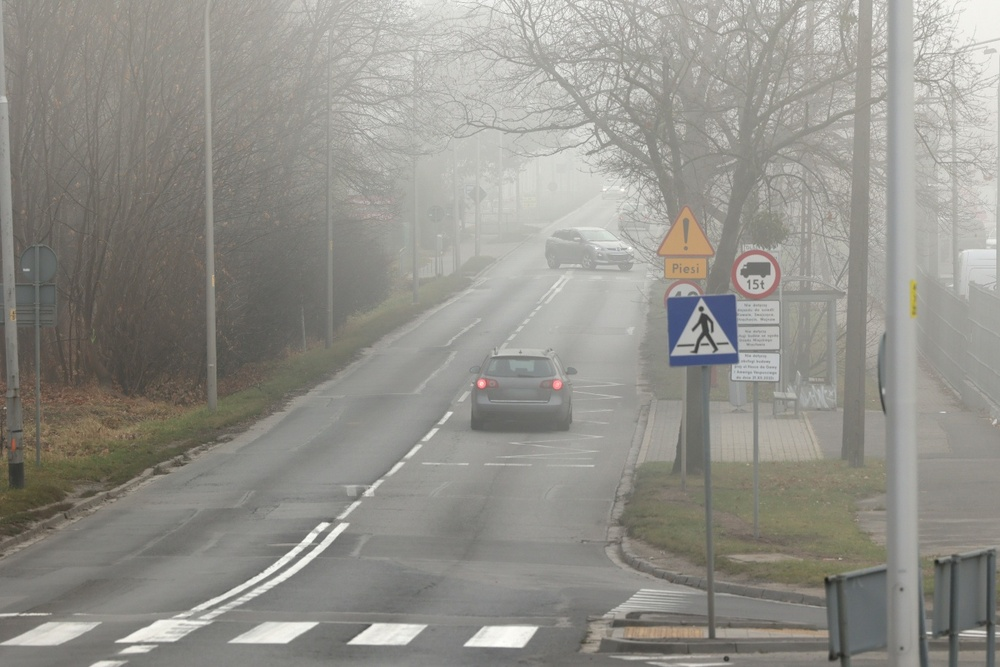
#> input picture ch3/mistyroad.jpg, 1000 x 667 px, shrunk from 1368 x 912 before the run
$ python practice08.py
#> lines starting #> are read from the running program, lines starting #| are printed output that depends on the picture
import cv2 as cv
import matplotlib.pyplot as plt
from collections import Counter
import numpy as np
import time

def myEqualizeHist(gray_img):
    h,w = gray_img.shape[:2]

    img_flattened = gray_img.flatten()

    img_counter = Counter(img_flattened)

    zero_list = [0] * 256

    for key, value in img_counter.items():
        zero_list[key] = value / (h*w)

    zero_list_cumulative = np.cumsum(zero_list)

    zero_list_cumulative = np.round(zero_list_cumulative * 255)

    # Apply the transformation to img
    img_transformed = zero_list_cumulative[gray_img]

    return img_transformed

img=cv.imread('mistyroad.jpg')
#> img is the input picture: shape (667, 1000, 3); mean B, G, R 138.7, 145, 146.5

gray_img=cv.cvtColor(img, cv.COLOR_BGR2GRAY)
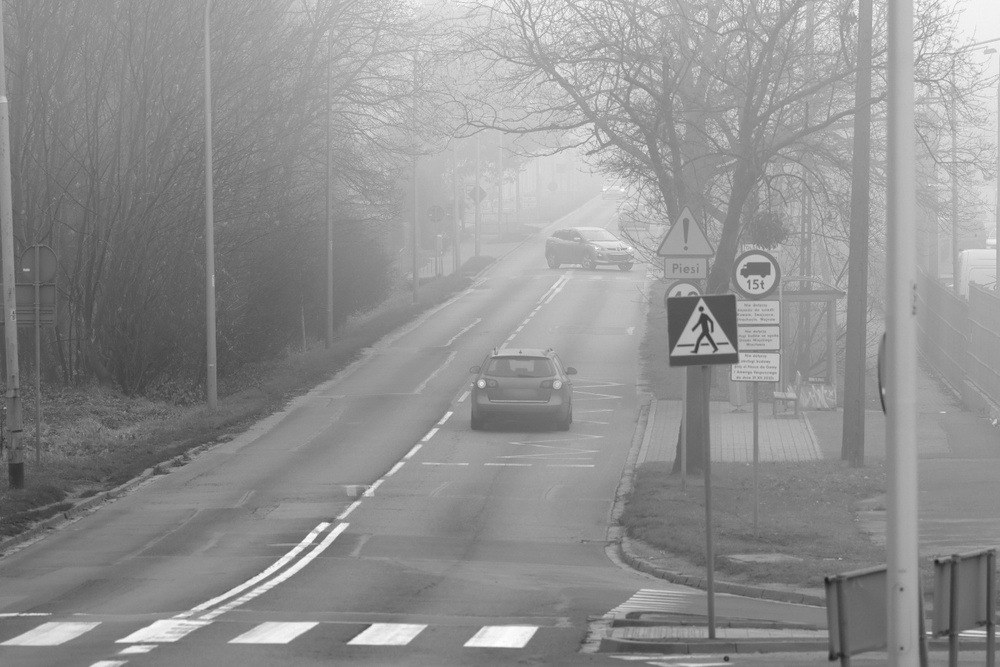
#> gray_img: shape (667, 1000); min 28, max 255, mean 144.8

start=time.time()
img_transformed = myEqualizeHist(gray_img)
#> in myEqualizeHist, `img_counter = Counter(img_flattened)`: img_counter = 223 items
#> the loop in myEqualizeHist, `for key, value in img_counter.items():` made 223 passes
#> (key, value) on passes 1 to 3: (169, 4893), (164, 5445), (143, 8647)
#> after the loop in myEqualizeHist, `for key, value in img_counter.items():`: zero_list = 256 values, max 0.0137 at index 139, min 0 at index 0, mean 0.00391
#> in myEqualizeHist, `zero_list_cumulative = np.cumsum(zero_list)`: zero_list_cumulative = 256 values from 0 to 1
#> in myEqualizeHist, `zero_list_cumulative = np.round(zero_list_cumulative * 255)`: zero_list_cumulative = 256 values from 0 to 255
#> in myEqualizeHist, `img_transformed = zero_list_cumulative[gray_img]`:
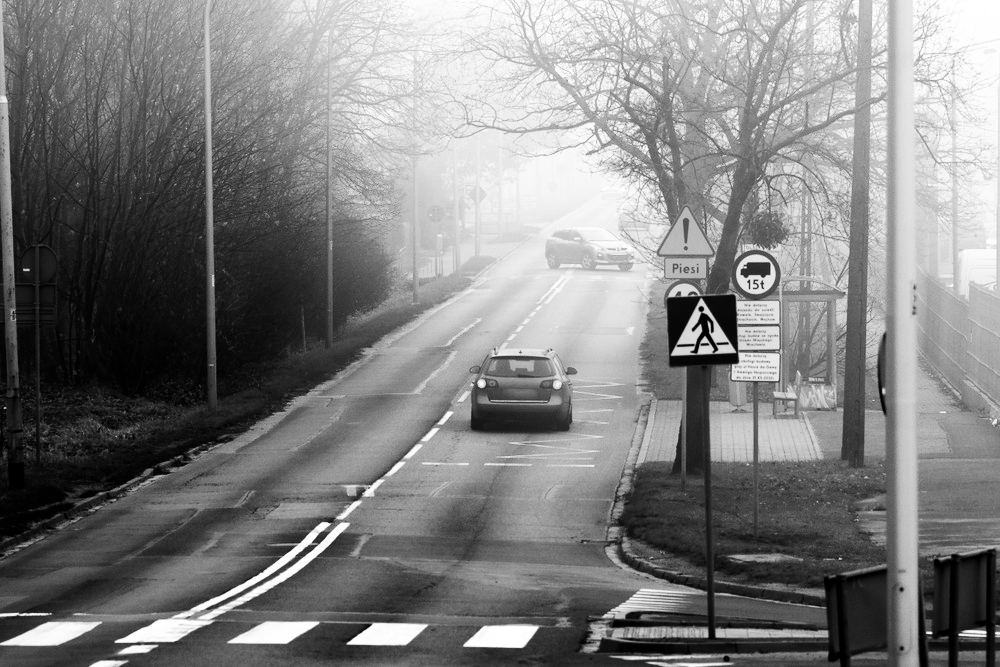
#> img_transformed: shape (667, 1000) float64; min 0, max 255, mean 128.6
print("myEqualizeHist time:", time.time()-start)

start=time.time()
equal=cv.equalizeHist(gray_img)
print("OpenCV EqualizeHist time:", time.time()-start)

# Display the original and transformed images
plt.subplot(1, 3, 1)
plt.imshow(gray_img, cmap='gray')
plt.title('Original Image')

plt.subplot(1, 3, 2)
plt.imshow(img_transformed, cmap='gray')
plt.title('Transformed Image')

plt.subplot(1, 3, 3)
plt.imshow(equal, cmap='gray')
plt.title('OpenCV equalize Image')

plt.show()
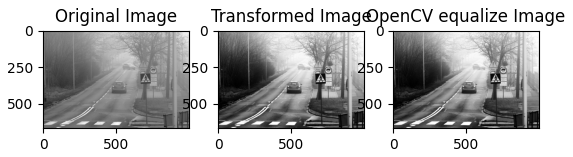
#> figure drawn by matplotlib, 3 panels

"""
myEqualizeHist time: 0.07615470886230469
OpenCV EqualizeHist time: 0.000591754913330078
"""

$ run again, with ch3/soccer.jpg copied over ch3/mistyroad.jpg
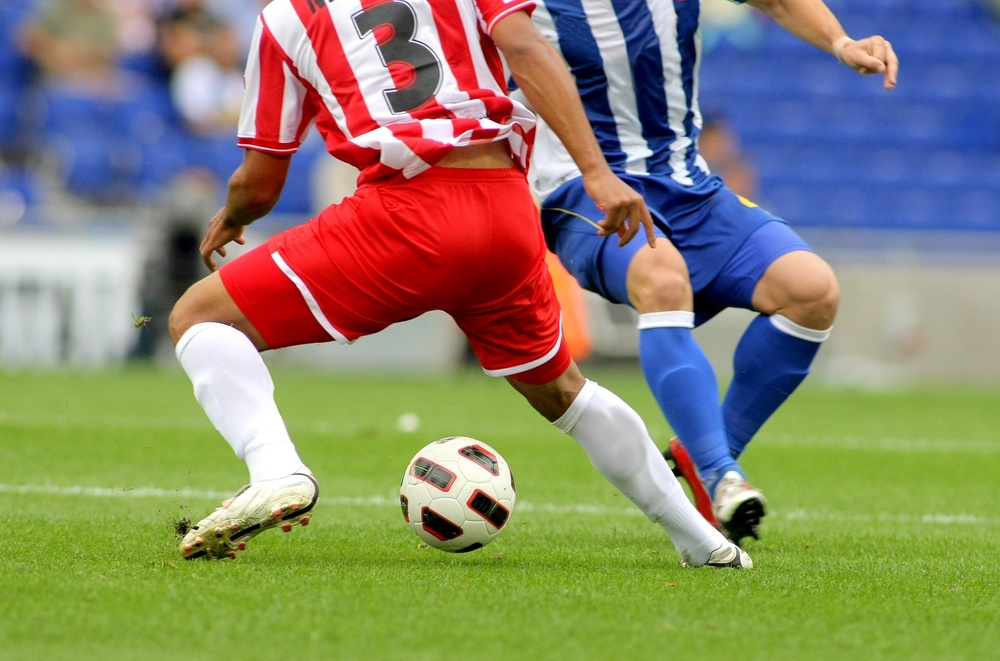
#> input picture ch3/soccer.jpg, 1000 x 661 px, shrunk from 1434 x 948 before the run
#> img is the input picture: shape (661, 1000, 3); mean B, G, R 107.3, 133.3, 136.8
#> `gray_img=cv.cvtColor(img, cv.COLOR_BGR2GRAY)`:
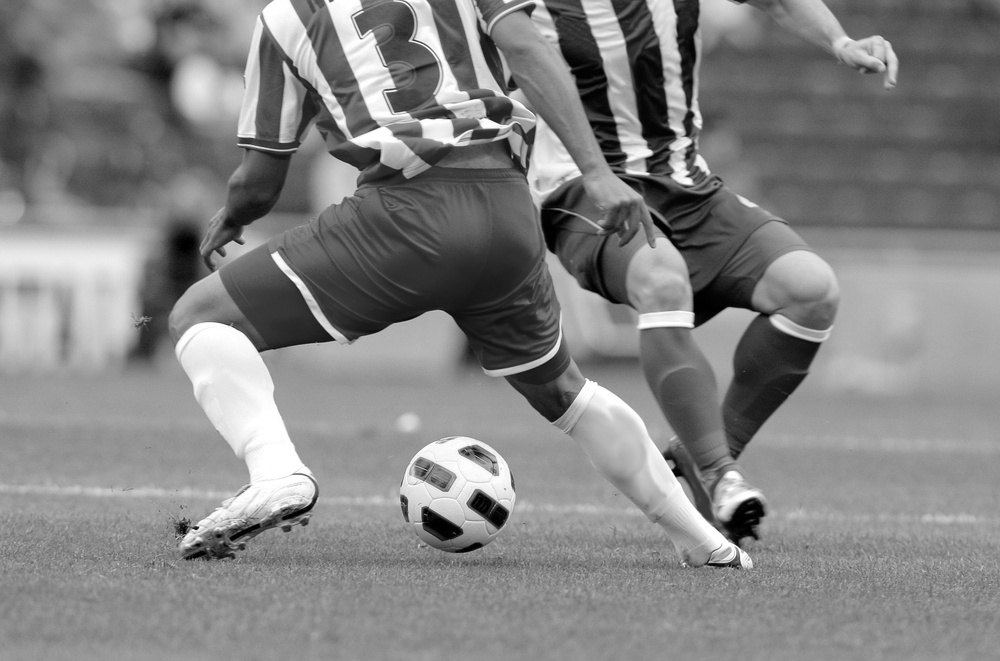
#> gray_img: shape (661, 1000); min 0, max 255, mean 131.4
#> img_counter = 256 items
#> the loop in myEqualizeHist, `for key, value in img_counter.items():` made 256 passes
#> (key, value) on passes 1 to 3: (109, 2751), (110, 2676), (105, 3634)
#> after the loop in myEqualizeHist, `for key, value in img_counter.items():`: zero_list = 256 values, max 0.0157 at index 147, min 0.000433 at index 0, mean 0.00391
#> in myEqualizeHist, `zero_list_cumulative = np.cumsum(zero_list)`: zero_list_cumulative = 256 values from 0.000433 to 1
#> in myEqualizeHist, `zero_list_cumulative = np.round(zero_list_cumulative * 255)`: zero_list_cumulative = 256 values from 0 to 255
#> `plt.show()`:
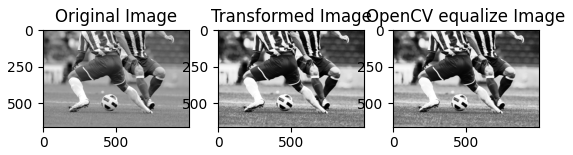
#> figure drawn by matplotlib, 3 panels
